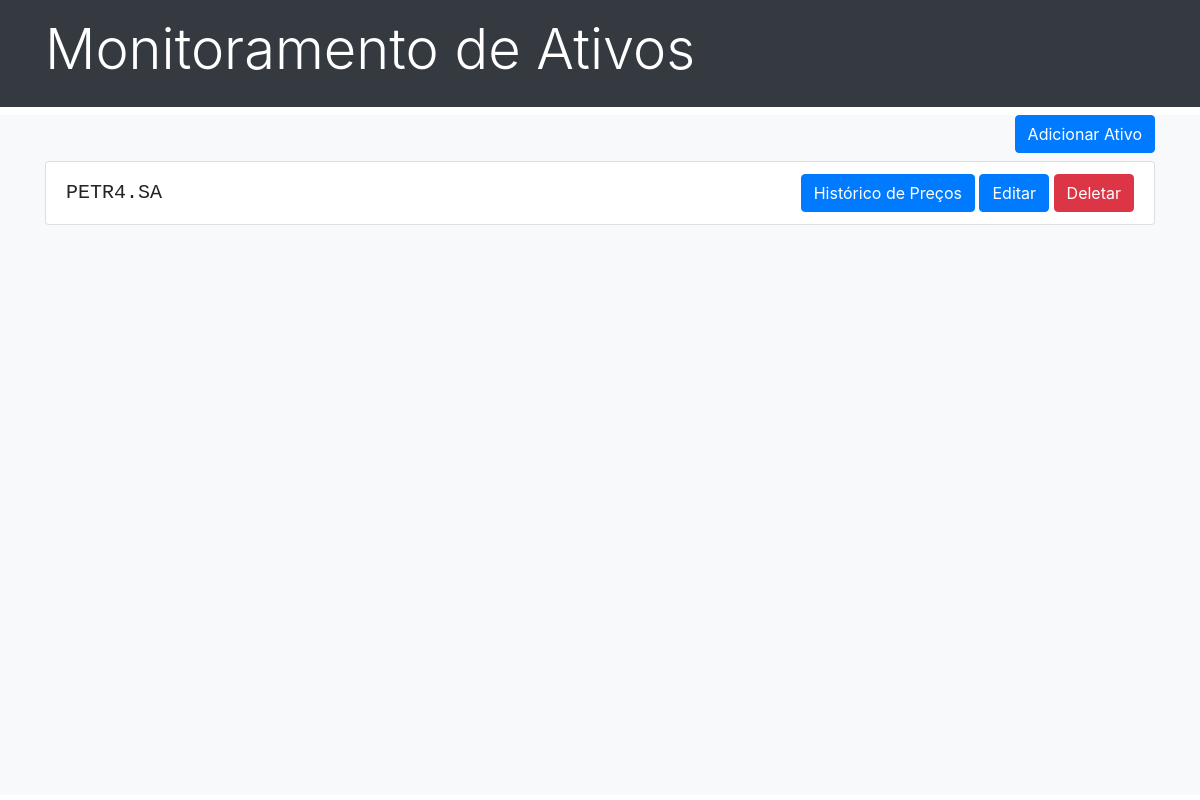
/, run on an earlier commit of the app's database.
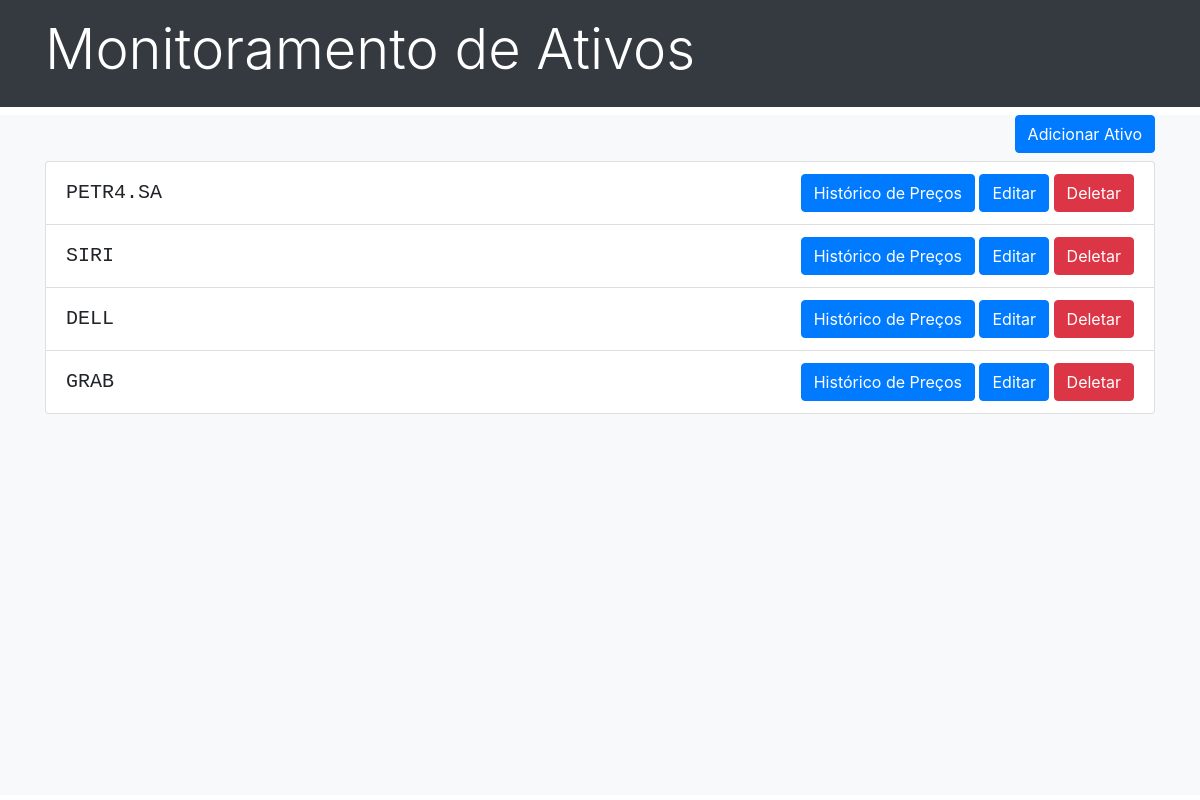
And on a later commit of the database.
### dashboard/models.py (models this page shows, shortened)
class Asset(models.Model):
    ticker = models.CharField(max_length=10, unique=True)
    lower_tunnel = models.DecimalField(max_digits=10, decimal_places=2)
    upper_tunnel = models.DecimalField(max_digits=10, decimal_places=2)
    check_period = models.IntegerField()

### dashboard/views.py (the view)
# urls.py: path('', views.asset_list, name='asset_list'),
def asset_list(request):
    assets = Asset.objects.all()
    return render(request, 'asset_list.html', {'assets': assets})

### dashboard/templates/asset_list.html (shortened to what this page needs)
{% extends 'index.html' %} {% load static %} {% block content %}
<div class="container" style="height: 100%">
  <div class="row" style="height: 100%">
    <div class="col">
      <div class="d-flex justify-content-end">
        <a class="btn btn-primary mb-2" role="button" href="{% url 'asset_create' %}"
          >Adicionar Ativo</a
        >
      </div>
      <ul class="list-group">
        {% for asset in assets %}
        <li
          class="list-group-item d-flex justify-content-between align-items-center"
        >
          <h5 class="text-monospace mx-0 my-0">{{ asset.ticker }}</h5>
          <div>
            <a
              class="btn btn-primary"
              role="button"
              href="{% url 'price_history' asset.pk %}"
              >Histórico de Preços</a
            >
            <a
              class="btn btn-primary"
              role="button"
              href="{% url 'asset_update' asset.pk %}"
              >Editar</a
            >
            <form
              action="{% url 'asset_delete' asset.pk %}"
              method="post"
              style="display: inline"
            >
              <button type="submit" class="btn btn-danger">Deletar</button>
            </form>
          </div>
        </li>
        {% endfor %}
      </ul>
    </div>
  </div>
</div>
{% endblock %}

### dashboard/templates/index.html (shortened to what this page needs)
{% load static %}
<!DOCTYPE html>
<html>
  <head>
    <link rel="stylesheet" href="{% static 'css/bootstrap.min.css' %}" />
  </head>
  <body style="height: 100vh">
    <div class="bg-dark p-3 mb-2 text-white">
      <div class="container" style="height: 100%">
        <h1 class="display-4">Monitoramento de Ativos</h1>
      </div>
    </div>
    <div class="bg-light" style="height: calc(100% - 7.5rem)">
        {% block content %} {% endblock %}
    </div>
  </body>
</html>

What changed in the data, as far as the page shows it:
added Asset: ticker "SIRI"
added Asset: ticker "DELL"
added Asset: ticker "GRAB"
